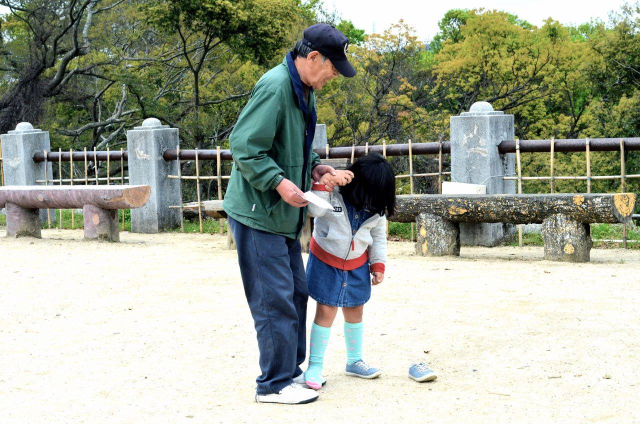
#> input picture image-generation/gradient_cloth_3D/grandpa.jpg, 1280 x 848 px, given in place of the camera (shown at 1/2 size)
$ python bg-motion-detection.py
#> lines starting #> are read from the running program, lines starting #| are printed output that depends on the picture; after the words box and inside, x2 and y2 are one past the last pixel; in counts of white or black regions, pixels touching at a corner belong together
#> further down, frame is the input picture: shape (848, 1280, 3); mean B, G, R 151.5, 166.7, 161.1
# https://docs.opencv.org/3.4/db/d5c/tutorial_py_bg_subtraction.html

import numpy as np
import cv2 as cv
import time
import imutils

METHOD = 'MOG2'
WITH_THRESHOLD = False
DOWNSCALE = True
SHOW_DETECTION = True

print("motion detection with method", METHOD)

def frame_complete(idx, times, diffs):
    if idx > 0:
        prev = idx - 1
    else:
        prev = FT_MAX - 1
    # measure interval between this frame and last in ms
    times[idx] = now()
    diffs[idx] = times[idx] - times[prev]
    return (idx + 1) % FT_MAX


def now():
    return time.time() * 1000.0


def get_movement_amount(frame):
    if WITH_THRESHOLD:
        blur = cv.GaussianBlur(frame,(5,5),0)
        _, thres = cv.threshold(blur, 0, 255, cv.THRESH_BINARY+cv.THRESH_OTSU)
        mean, score = cv.meanStdDev(thres)
        return (score, thres)
    else:
        mean, score = cv.meanStdDev(frame)
        return (score, frame)


def display(frame):
    cv.imshow('frame', frame)


def downscale(frame):
    sframe = cv.resize(frame, None, None, 0.75, 0.75)
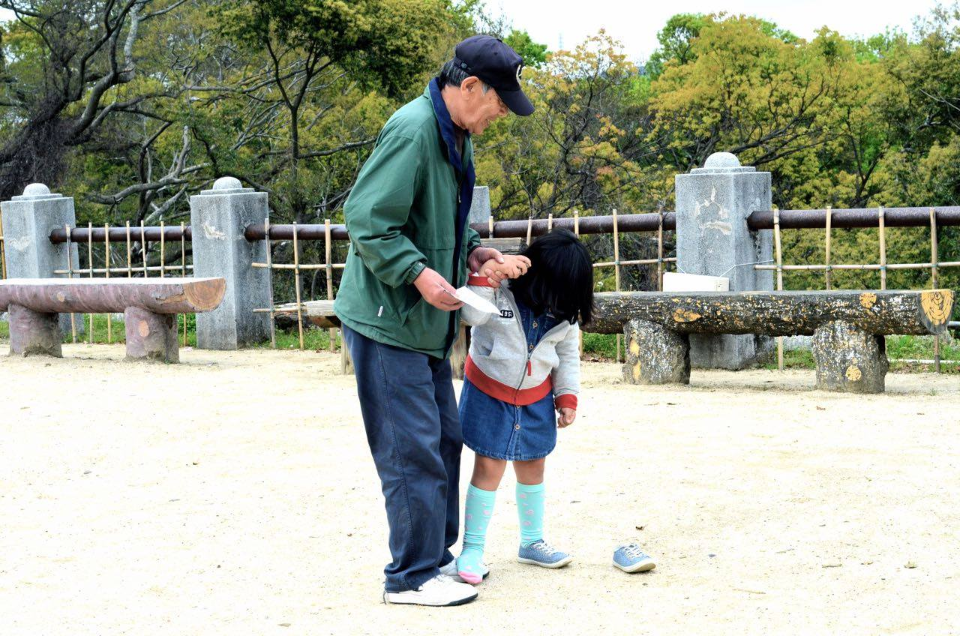
#> sframe: shape (636, 960, 3); mean B, G, R 151.5, 166.6, 161.1
    # cv.imshow('small', sframe)

    gray = cv.cvtColor(sframe, cv.COLOR_BGR2GRAY)
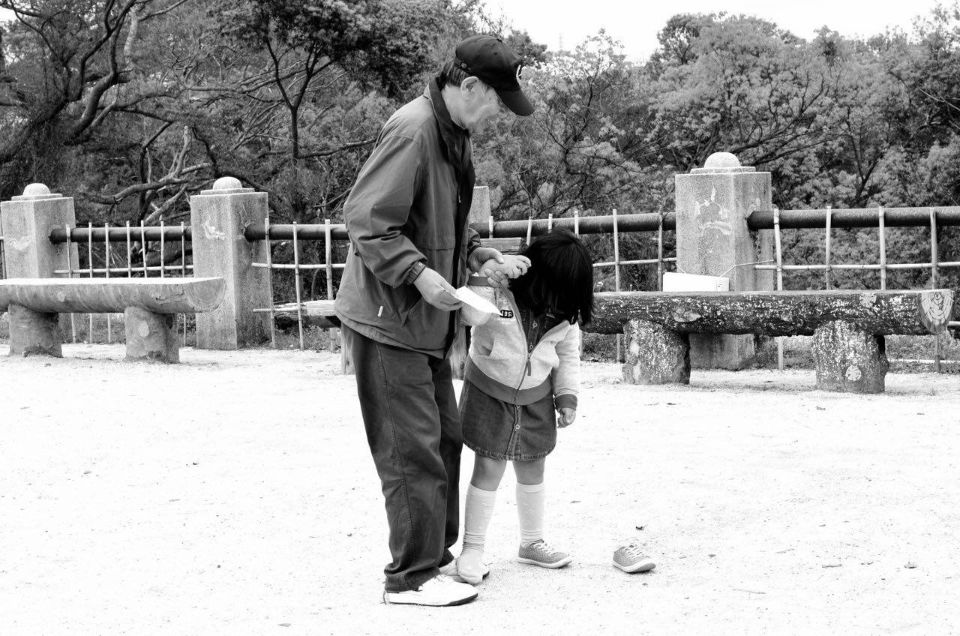
#> gray: shape (636, 960); min 0, max 255, mean 163.3
    gray = cv.GaussianBlur(gray, (21, 21), 0)
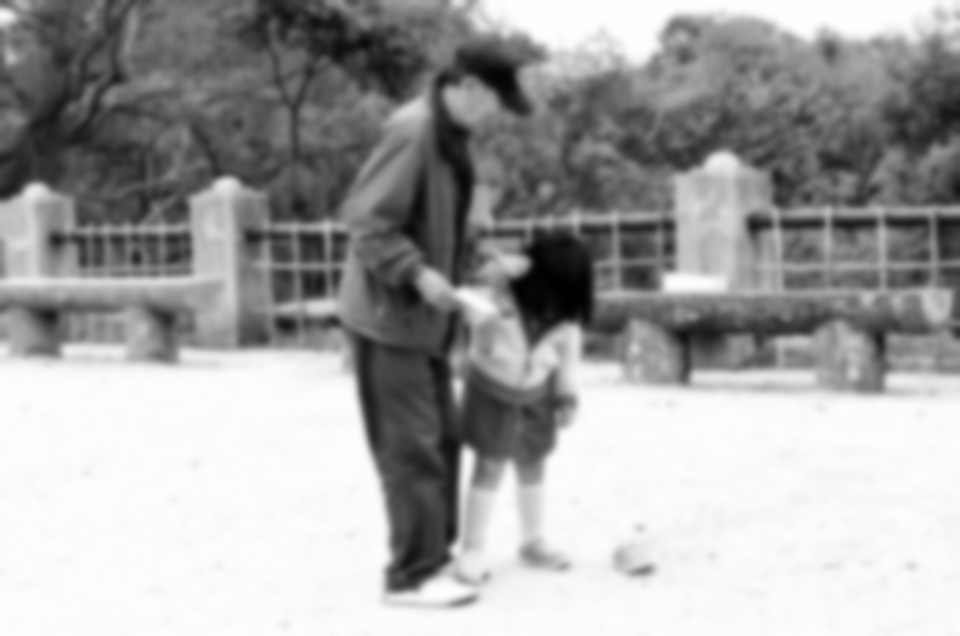
#> gray: shape (636, 960); min 1, max 254, mean 163.3

    return gray


def capture(frame, thresh):
    # dilate the thresholded image to fill in holes, then find contours on
    # thresholded image
    thresh = cv.dilate(thresh, None, iterations=2)
    cnts = cv.findContours(thresh.copy(), cv.RETR_EXTERNAL,
        cv.CHAIN_APPROX_SIMPLE)
    cnts = imutils.grab_contours(cnts)

    # loop over the contours
    for c in cnts:
        # if the contour is too small, ignore it
        if cv.contourArea(c) < 500:
            continue

        # compute the bounding box for the contour, draw it on the frame,
        # and update the text
        (x, y, w, h) = cv.boundingRect(c)
        cv.rectangle(frame, (x, y), (x + w, y + h), (0, 255, 0), 2)

    cv.imshow("Security Feed", frame)


FT_MAX = 30 # get average time of last 30 frames
frame_times = [now() for i in range(FT_MAX)]
frame_waits = [0 for i in range(FT_MAX)]
idx = 0

# publishing
publish_interval = 1500
last_publish = now()
max_score = 0

# capture video stream from camera source. -1 -> get any camera
cap = cv.VideoCapture(1)

if METHOD == 'GMG':
    kernel = cv.getStructuringElement(cv.MORPH_ELLIPSE,(3,3))# {{{
    fgbg = cv.bgsegm.createBackgroundSubtractorGMG()

    while True:
        ret, frame = cap.read()
        if frame is None:
            # FIXME!
            print("no camera detected, quitting")
            break

        fgmask = fgbg.apply(frame)
        fgmask = cv.morphologyEx(fgmask, cv.MORPH_OPEN, kernel)

        (score, out_frame) = get_movement_amount(fgmask)
        display(out_frame)
        print("score %0.2f" % score)

        idx = frame_complete(idx, frame_times, frame_waits)

        k = cv.waitKey(1) & 0xff
        if k == 27 or k == ord('q'):
            break# }}}

elif METHOD == 'MOG':
    fgbg = cv.bgsegm.createBackgroundSubtractorMOG()# {{{

    while True:
        ret, frame = cap.read()
        fgmask = fgbg.apply(frame)

        (score, out_frame) = get_movement_amount(fgmask)
        display(out_frame)
        print("score %0.2f" % score)

        idx = frame_complete(idx, frame_times, frame_waits)

        k = cv.waitKey(1) & 0xff
        if k == 27 or k == ord('q'):
            break# }}}

elif METHOD == 'MOG2':
    fgbg = cv.createBackgroundSubtractorMOG2()

    while True:
        _, frame = cap.read()
        if DOWNSCALE:
            dframe = downscale(frame)
        else:
            dframe = frame
        # cv.imshow("dscale", dframe)

        fgmask = fgbg.apply(dframe)
#> fgmask: shape (636, 960); every value is 127

        # draw boxes around movement regions
        # capture(dframe, fgmask)

        (score, out_frame) = get_movement_amount(fgmask)
#> in get_movement_amount, `mean, score = cv.meanStdDev(frame)`: mean = [127]; score = [0]
#> score = [0]

        if SHOW_DETECTION:
            cv.rectangle(out_frame, (10, 2), (100,20), (255,255,255), -1)
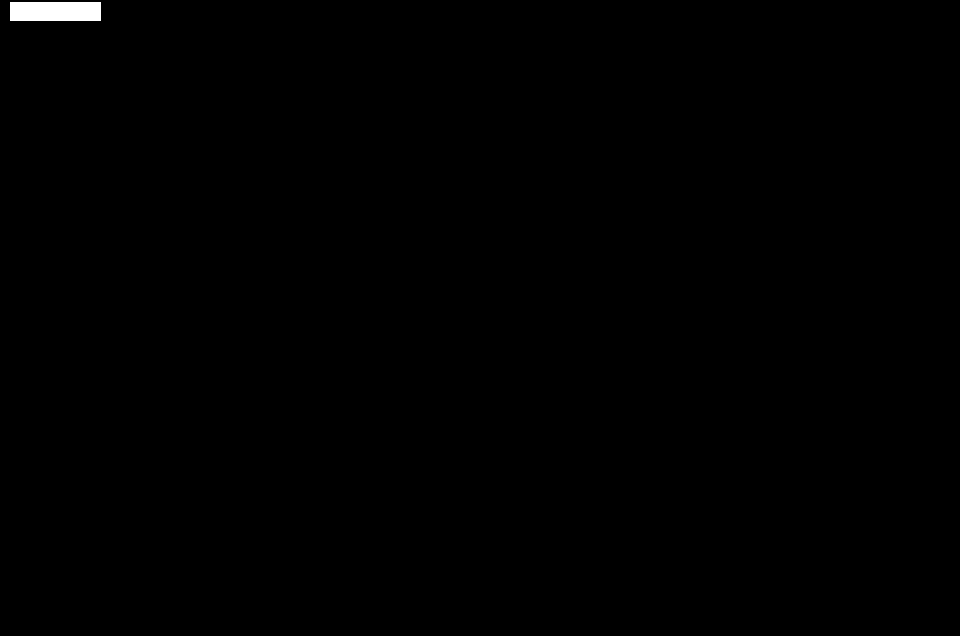
#> out_frame: shape (636, 960); values 127 (black) and 255 (white), 0.28% white; 1 white region, box (x1, y1, x2, y2) and area: (10, 2, 101, 21) 1729
            cv.putText(out_frame, str(score[0][0]), (15, 15), cv.FONT_HERSHEY_SIMPLEX, 0.5 , (0,0,0))
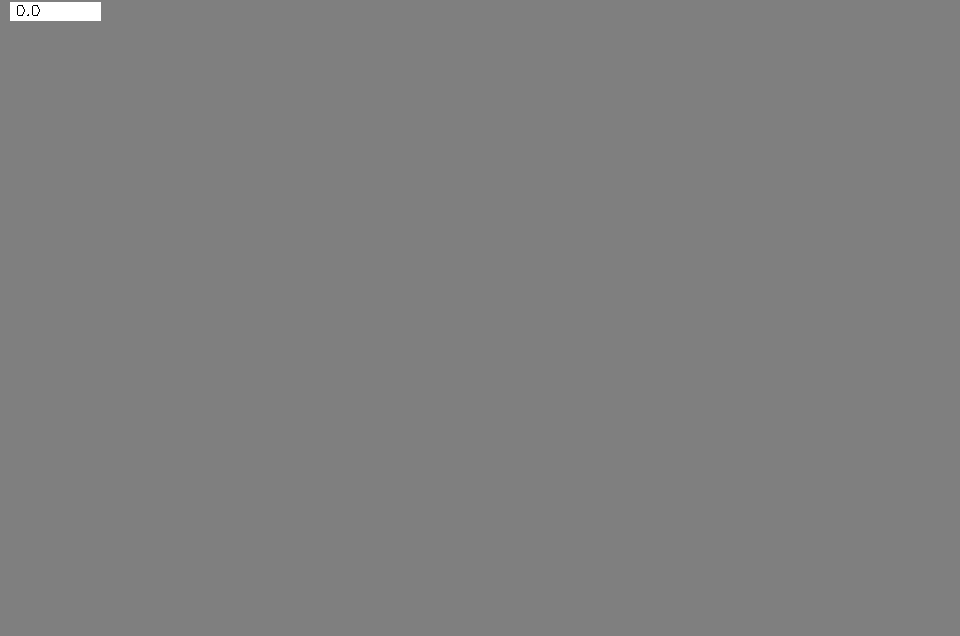
#> out_frame: shape (636, 960); 0.01% of pixels changed, all inside (x1, y1, x2, y2) = (17, 5, 40, 16)
            cv.imshow("final", out_frame)

        # display(out_frame)
        # print("score %0.2f" % score)

        idx = frame_complete(idx, frame_times, frame_waits)

        k = cv.waitKey(1) & 0xff
#> (key q is pressed here)
        if k == 27 or k == ord('q'):
            break

        if score > max_score:
            max_score = score
        if now() > last_publish + publish_interval:
            print("-------------------------------------------")
            print("  PUBLISH   %0.3f" % max_score)
            print("  FRAME LEN %0.3fms" % (sum(frame_waits) / len(frame_waits)))
            print("-------------------------------------------")

            max_score = 0
            last_publish = now()

elif METHOD == 'DELTA':
    first_frame = None

    while True:
        ret, frame = cap.read()

        dframe = downscale(frame)

        if first_frame is None:
            first_frame = dframe
            continue

        # compute the absolute difference between the current frame and first
        # frame
        f_delta = cv.absdiff(first_frame, dframe)
        thresh = cv.threshold(f_delta, 25, 255, cv.THRESH_BINARY)[1]

        # dilate the thresholded image to fill in holes, then find contours on
        # thresholded image
        thresh = cv.dilate(thresh, None, iterations=2)
        cnts = cv.findContours(thresh.copy(), cv.RETR_EXTERNAL,
            cv.CHAIN_APPROX_SIMPLE)
        cnts = imutils.grab_contours(cnts)

        # loop over the contours
        for c in cnts:
            # if the contour is too small, ignore it
            if cv.contourArea(c) < 900:
                continue

            # compute the bounding box for the contour, draw it on the frame,
            # and update the text
            (x, y, w, h) = cv.boundingRect(c)
            cv.rectangle(frame, (x, y), (x + w, y + h), (0, 255, 0), 2)

        cv.imshow("Security Feed", frame)

        idx = frame_complete(idx, frame_times, frame_waits)

        k = cv.waitKey(1) & 0xff
        if k == 27 or k == ord('q'):
            break

cap.release()
cv.destroyAllWindows()

$ run again, on image-generation/gradient_cloth_3D/orchid-thumb.jpg
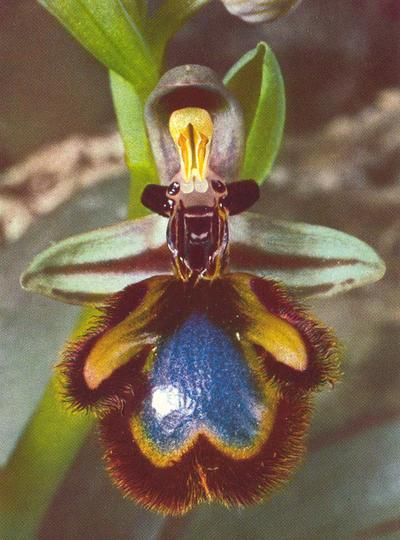
#> input picture image-generation/gradient_cloth_3D/orchid-thumb.jpg, 400 x 540 px, given in place of the camera
#> frame is the input picture: shape (540, 400, 3); mean B, G, R 77.7, 102.2, 119.4
#> fgmask: shape (405, 300); every value is 127
#> in get_movement_amount, `mean, score = cv.meanStdDev(frame)`: mean = [127]; score = [0]
#> `cv.rectangle(out_frame, (10, 2), (100,20), (255,255,255), -1)`:
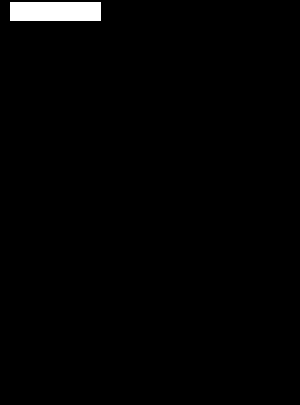
#> out_frame: shape (405, 300); values 127 (black) and 255 (white), 1.4% white; 1 white region, box (x1, y1, x2, y2) and area: (10, 2, 101, 21) 1729
#> `cv.putText(out_frame, str(score[0][0]), (15, 15), cv.FONT_HERSHEY_SIMP..`:
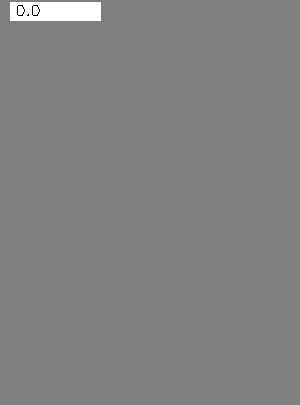
#> out_frame: shape (405, 300); 0.05% of pixels changed, all inside (x1, y1, x2, y2) = (17, 5, 40, 16)

$ run again, on image-generation/gradient_cloth_3D/rock.jpg
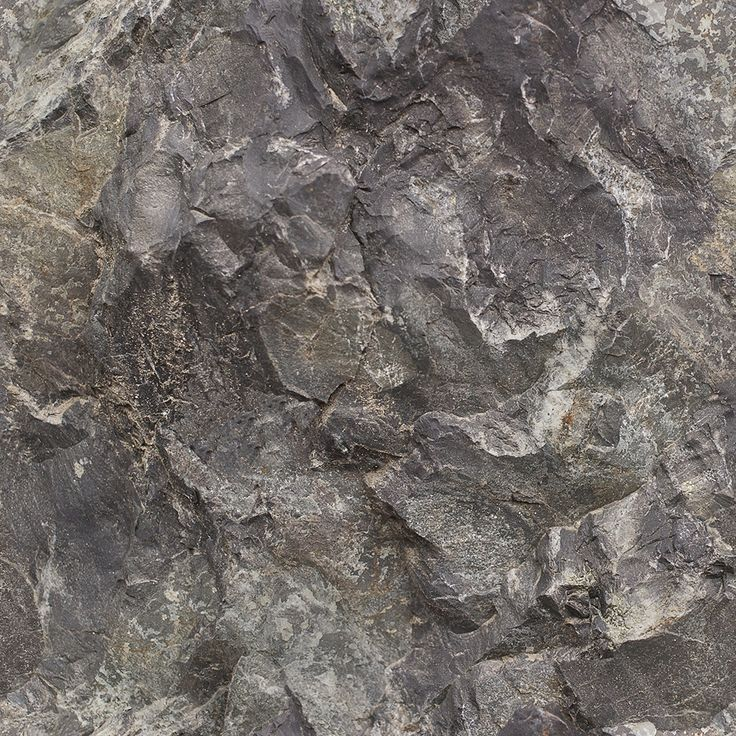
#> input picture image-generation/gradient_cloth_3D/rock.jpg, 736 x 736 px, given in place of the camera
#> frame is the input picture: shape (736, 736, 3); mean B, G, R 104.8, 108.8, 115
#> in downscale, `gray = cv.GaussianBlur(gray, (21, 21), 0)`:
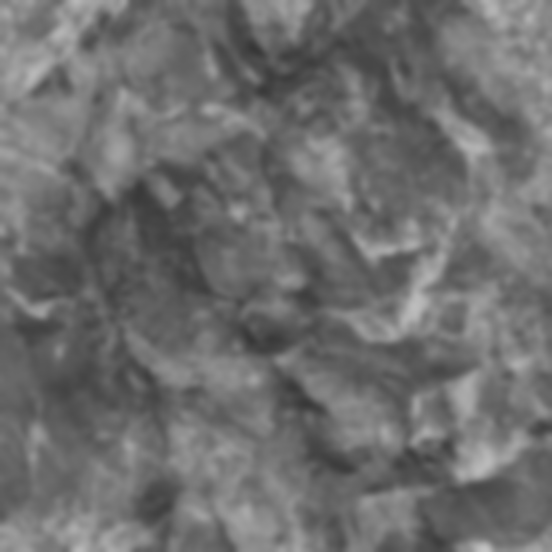
#> gray: shape (552, 552); min 54, max 196, mean 110.1
#> fgmask: shape (552, 552); every value is 127
#> in get_movement_amount, `mean, score = cv.meanStdDev(frame)`: mean = [127]; score = [1.35e-06]
#> `cv.putText(out_frame, str(score[0][0]), (15, 15), cv.FONT_HERSHEY_SIMP..`:
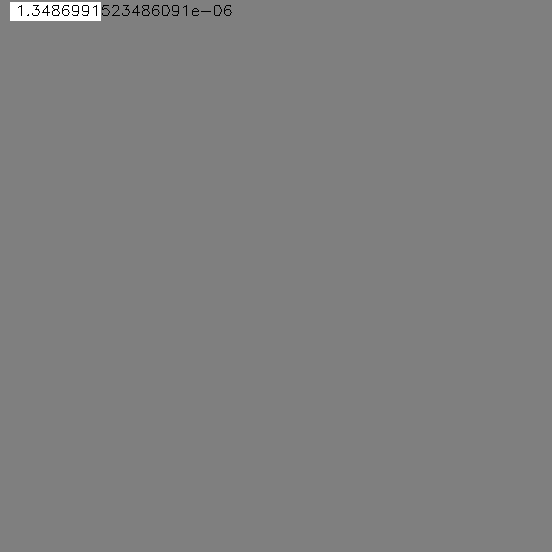
#> out_frame: shape (552, 552); min 0, max 255, mean 127.4
